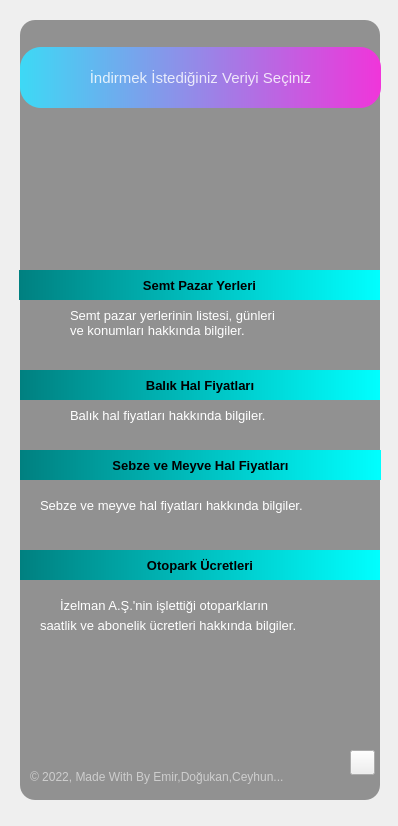
<?xml version="1.0" encoding="UTF-8"?>
<ui version="4.0">
 <class>Form</class>
 <widget class="QWidget" name="Form">
  <property name="geometry">
   <rect>
    <x>0</x>
    <y>0</y>
    <width>398</width>
    <height>826</height>
   </rect>
  </property>
  <property name="windowTitle">
   <string>Form</string>
  </property>
  <property name="styleSheet">
   <string notr="true"/>
  </property>
  <widget class="QLabel" name="label_2">
   <property name="geometry">
    <rect>
     <x>-20</x>
     <y>-10</y>
     <width>450</width>
     <height>867</height>
    </rect>
   </property>
   <property name="styleSheet">
    <string notr="true">border-radius:20px;
border-image: url(:/images/Images/background.png);</string>
   </property>
   <property name="text">
    <string/>
   </property>
  </widget>
  <widget class="QLabel" name="label_6">
   <property name="geometry">
    <rect>
     <x>20</x>
     <y>20</y>
     <width>360</width>
     <height>780</height>
    </rect>
   </property>
   <property name="maximumSize">
    <size>
     <width>1000</width>
     <height>1000</height>
    </size>
   </property>
   <property name="styleSheet">
    <string notr="true">background-color:rgba(0, 0, 0, 100);
border-radius:15px;</string>
   </property>
   <property name="text">
    <string/>
   </property>
  </widget>
  <widget class="QWidget" name="widget" native="true">
   <property name="geometry">
    <rect>
     <x>-20</x>
     <y>-30</y>
     <width>450</width>
     <height>900</height>
    </rect>
   </property>
   <property name="maximumSize">
    <size>
     <width>1000</width>
     <height>1000</height>
    </size>
   </property>
   <property name="styleSheet">
    <string notr="true">QPushButton#pushButton{	
	background-color: qlineargradient(spread:pad, x1:0, y1:0.505682, x2:1, y2:0.477, stop:0 rgba(20, 47, 78, 219), stop:1 rgba(85, 98, 112, 226));
	color:rgba(255, 255, 255, 210);
	border-radius:5px;
}
QPushButton#pushButton:hover{	
	background-color: qlineargradient(spread:pad, x1:0, y1:0.505682, x2:1, y2:0.477, stop:0 rgba(40, 67, 98, 219), stop:1 rgba(105, 118, 132, 226));
}
QPushButton#pushButton:pressed{	
	padding-left:5px;
	padding-top:5px;
	background-color:rgba(105, 118, 132, 200);
}

QPushButton#pushButton_2, #pushButton_3, #pushButton_4, #pushButton_5{	
	background-color: rgba(0, 0, 0, 0);
	color:rgba(85, 98, 112, 255);
}
QPushButton#pushButton_2:hover, #pushButton_3:hover, #pushButton_4:hover, #pushButton_5:hover{	
	color:rgba(155, 168, 182, 220);
}
QPushButton#pushButton_2:pressed, #pushButton_3:pressed, #pushButton_4:pressed, #pushButton_5:pressed{	
	padding-left:5px;
	padding-top:5px;
	color:rgba(115, 128, 142, 255);
}</string>
   </property>
   <widget class="QLabel" name="label_5">
    <property name="geometry">
     <rect>
      <x>50</x>
      <y>780</y>
      <width>271</width>
      <height>55</height>
     </rect>
    </property>
    <property name="font">
     <font>
      <family>Arial</family>
     </font>
    </property>
    <property name="styleSheet">
     <string notr="true">color:rgba(255, 255, 255, 140);</string>
    </property>
    <property name="text">
     <string>&lt;html&gt;&lt;head/&gt;&lt;body&gt;&lt;p&gt;© 2022, Made With By Emir,Doğukan,Ceyhun...&lt;/p&gt;&lt;/body&gt;&lt;/html&gt;</string>
    </property>
   </widget>
   <widget class="QLabel" name="label_3">
    <property name="geometry">
     <rect>
      <x>90</x>
      <y>330</y>
      <width>360</width>
      <height>30</height>
     </rect>
    </property>
    <property name="font">
     <font>
      <family>Arial</family>
      <pointsize>10</pointsize>
     </font>
    </property>
    <property name="styleSheet">
     <string notr="true">color:rgb(255,255,255)</string>
    </property>
    <property name="text">
     <string>Semt pazar yerlerinin listesi, günleri</string>
    </property>
   </widget>
   <widget class="QLabel" name="label_7">
    <property name="geometry">
     <rect>
      <x>90</x>
      <y>430</y>
      <width>360</width>
      <height>30</height>
     </rect>
    </property>
    <property name="font">
     <font>
      <family>Arial</family>
      <pointsize>10</pointsize>
     </font>
    </property>
    <property name="styleSheet">
     <string notr="true">color:rgb(255,255,255)</string>
    </property>
    <property name="text">
     <string>Balık hal fiyatları hakkında bilgiler.</string>
    </property>
   </widget>
   <widget class="QPushButton" name="pushButton_2">
    <property name="geometry">
     <rect>
      <x>39</x>
      <y>300</y>
      <width>361</width>
      <height>30</height>
     </rect>
    </property>
    <property name="font">
     <font>
      <family>Microsoft YaHei UI</family>
      <pointsize>10</pointsize>
      <weight>75</weight>
      <italic>false</italic>
      <bold>true</bold>
     </font>
    </property>
    <property name="styleSheet">
     <string notr="true">font: 75 10pt &quot;Microsoft YaHei UI&quot;;
font-weight: bold;
color: darkgold;
background-color: qlineargradient(spread:pad, x1:0, y1:0, x2:1, y2:0, stop:0 rgb(0,128,128), stop:1 rgb(0, 255, 255));
border-style: solid;
border-radius:21px;</string>
    </property>
    <property name="text">
     <string>Semt Pazar Yerleri</string>
    </property>
   </widget>
   <widget class="QPushButton" name="pushButton_3">
    <property name="geometry">
     <rect>
      <x>40</x>
      <y>400</y>
      <width>360</width>
      <height>30</height>
     </rect>
    </property>
    <property name="font">
     <font>
      <family>Microsoft YaHei UI</family>
      <pointsize>10</pointsize>
      <weight>75</weight>
      <italic>false</italic>
      <bold>true</bold>
     </font>
    </property>
    <property name="styleSheet">
     <string notr="true">font: 75 10pt &quot;Microsoft YaHei UI&quot;;
font-weight: bold;
color: darkgold;
background-color: qlineargradient(spread:pad, x1:0, y1:0, x2:1, y2:0, stop:0 rgb(0,128,128), stop:1 rgb(0, 255, 255));
border-style: solid;
border-radius:21px;</string>
    </property>
    <property name="text">
     <string>Balık Hal Fiyatları</string>
    </property>
   </widget>
   <widget class="QPushButton" name="pushButton_4">
    <property name="geometry">
     <rect>
      <x>40</x>
      <y>480</y>
      <width>361</width>
      <height>30</height>
     </rect>
    </property>
    <property name="font">
     <font>
      <family>Microsoft YaHei UI</family>
      <pointsize>10</pointsize>
      <weight>75</weight>
      <italic>false</italic>
      <bold>true</bold>
     </font>
    </property>
    <property name="styleSheet">
     <string notr="true">font: 75 10pt &quot;Microsoft YaHei UI&quot;;
font-weight: bold;
color: darkgold;
background-color: qlineargradient(spread:pad, x1:0, y1:0, x2:1, y2:0, stop:0 rgb(0,128,128), stop:1 rgb(0, 255, 255));
border-style: solid;
border-radius:21px;
</string>
    </property>
    <property name="text">
     <string>Sebze ve Meyve Hal Fiyatları</string>
    </property>
   </widget>
   <widget class="QLabel" name="label_8">
    <property name="geometry">
     <rect>
      <x>60</x>
      <y>520</y>
      <width>360</width>
      <height>30</height>
     </rect>
    </property>
    <property name="font">
     <font>
      <family>Arial</family>
      <pointsize>10</pointsize>
     </font>
    </property>
    <property name="styleSheet">
     <string notr="true">color:rgb(255,255,255)</string>
    </property>
    <property name="text">
     <string>Sebze ve meyve hal fiyatları hakkında bilgiler.</string>
    </property>
   </widget>
   <widget class="QPushButton" name="pushButton_5">
    <property name="geometry">
     <rect>
      <x>40</x>
      <y>580</y>
      <width>360</width>
      <height>30</height>
     </rect>
    </property>
    <property name="font">
     <font>
      <family>Microsoft YaHei UI</family>
      <pointsize>10</pointsize>
      <weight>75</weight>
      <italic>false</italic>
      <bold>true</bold>
     </font>
    </property>
    <property name="styleSheet">
     <string notr="true">font: 75 10pt &quot;Microsoft YaHei UI&quot;;
font-weight: bold;
color: darkgold;
background-color: qlineargradient(spread:pad, x1:0, y1:0, x2:1, y2:0, stop:0 rgb(0,128,128), stop:1 rgb(0, 255, 255));
border-style: solid;
border-radius:21px;
</string>
    </property>
    <property name="text">
     <string>Otopark Ücretleri</string>
    </property>
   </widget>
   <widget class="QLabel" name="label_11">
    <property name="geometry">
     <rect>
      <x>80</x>
      <y>620</y>
      <width>360</width>
      <height>30</height>
     </rect>
    </property>
    <property name="font">
     <font>
      <family>Arial</family>
      <pointsize>10</pointsize>
     </font>
    </property>
    <property name="styleSheet">
     <string notr="true">color:rgb(255,255,255)</string>
    </property>
    <property name="text">
     <string>İzelman A.Ş.'nin işlettiği otoparkların</string>
    </property>
   </widget>
   <widget class="QPushButton" name="pushButton">
    <property name="geometry">
     <rect>
      <x>40</x>
      <y>77</y>
      <width>361</width>
      <height>61</height>
     </rect>
    </property>
    <property name="font">
     <font>
      <pointsize>11</pointsize>
     </font>
    </property>
    <property name="styleSheet">
     <string notr="true">background-color: qlineargradient(spread:pad, x1:0, y1:0, x2:1, y2:0, stop:0 rgb(61, 217, 245), stop:1 rgb(240, 53, 218));
border-radius:21px;
</string>
    </property>
    <property name="text">
     <string>İndirmek İstediğiniz Veriyi Seçiniz</string>
    </property>
   </widget>
   <widget class="QPushButton" name="btn_geri">
    <property name="geometry">
     <rect>
      <x>370</x>
      <y>780</y>
      <width>25</width>
      <height>25</height>
     </rect>
    </property>
    <property name="font">
     <font>
      <pointsize>11</pointsize>
      <weight>50</weight>
      <bold>false</bold>
      <underline>false</underline>
     </font>
    </property>
    <property name="styleSheet">
     <string notr="true">color:rgb(0,0,0)
</string>
    </property>
    <property name="text">
     <string/>
    </property>
    <property name="icon">
     <iconset>
      <normaloff>Images/geri.png</normaloff>Images/geri.png</iconset>
    </property>
   </widget>
   <widget class="QLabel" name="label_12">
    <property name="geometry">
     <rect>
      <x>60</x>
      <y>640</y>
      <width>360</width>
      <height>30</height>
     </rect>
    </property>
    <property name="font">
     <font>
      <family>Arial</family>
      <pointsize>10</pointsize>
     </font>
    </property>
    <property name="styleSheet">
     <string notr="true">color:rgb(255,255,255)</string>
    </property>
    <property name="text">
     <string>saatlik ve abonelik ücretleri hakkında bilgiler.</string>
    </property>
   </widget>
   <widget class="QLabel" name="label_14">
    <property name="geometry">
     <rect>
      <x>90</x>
      <y>350</y>
      <width>351</width>
      <height>21</height>
     </rect>
    </property>
    <property name="font">
     <font>
      <family>Arial</family>
      <pointsize>10</pointsize>
     </font>
    </property>
    <property name="styleSheet">
     <string notr="true">color:rgb(255,255,255)</string>
    </property>
    <property name="text">
     <string>ve konumları hakkında bilgiler.</string>
    </property>
   </widget>
  </widget>
 </widget>
 <resources>
  <include location="res.qrc"/>
 </resources>
 <connections/>
</ui>
